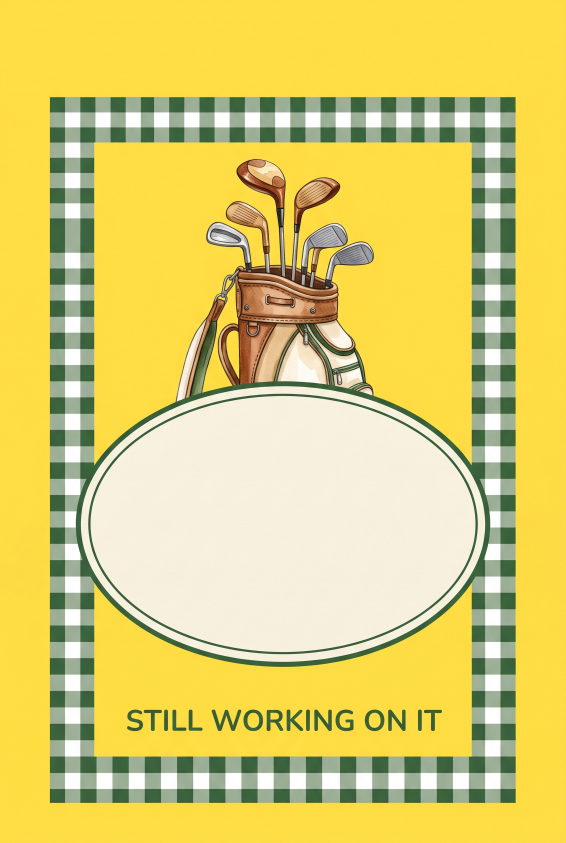
#> input picture garden_flag/source/R01  STILL WORKING ON IT.jpeg, 1696 x 2528 px (shown at 1/3 size)
$ python -i listing_img.py   (imports and definitions only)
#> lines starting #> are read from the running program, lines starting #| are printed output that depends on the picture
# -*- coding: utf-8 -*-
"""出品画像7枚を作る（2000x1500 / 4:3 — Etsyの一覧に合わせた比率）"""
from PIL import Image, ImageDraw, ImageFont, ImageFilter
import numpy as np, os

W,H=2000,1500
CREAM=(249,246,240); INK=(38,42,38); SUB=(104,110,104); ACC=(22,86,52); WARN=(150,40,30)
FONT="fonts/Montserrat.ttf"

def F(size, weight="SemiBold"):
    f=ImageFont.truetype(FONT,size); f.set_variation_by_name(weight); return f

def text(d,xy,s,f,fill=INK,anchor="la",spacing=8):
    d.multiline_text(xy,s,font=f,fill=fill,anchor=anchor,spacing=spacing)

def tw(d,s,f):
    l,t,r,b=d.textbbox((0,0),s,font=f); return r-l,b-t

VIS=(150,750,3750,5550)      # 袖を除いた見える範囲
TRIM=(150,150,3750,5550)     # 裁ち落とし後の全面

# [16 lines left out: function flat_flag, not called in this run]

def rule(d,y,x0=140,x1=W-140,c=(214,210,202)):
    d.line([x0,y,x1,y],fill=c,width=3)

# ---------------------------------------------------------------- 02 名入れ説明
# [83 lines left out: functions img_personalize, img_size, img_double, img_notice, not called in this run]

# ---------------------------------------------------------------- 03 拡大
def img_closeup(src, out, label="SOFT, FADE-RESISTANT FABRIC"):
#> called with out = 'out.png', label = 'SOFT, FADE-RESISTANT FABRIC'
    im=Image.open(src)
#> im is the input picture: PIL image 1696x2528 RGB; mean R, G, B 222.1, 206.1, 110.9
    cw,ch=int(W*0.75),int(H*0.75)
    L=(im.width-cw)//2; T=min(int(im.height*0.25), im.height-ch)
#> after `L = (im.width - cw) // 2`: L = 98
#> after `T = min(int(im.height * 0.25), im.height - ch)`: T = 632
    c=im.crop((L,T,L+cw,T+ch)).resize((W,H),Image.LANCZOS)
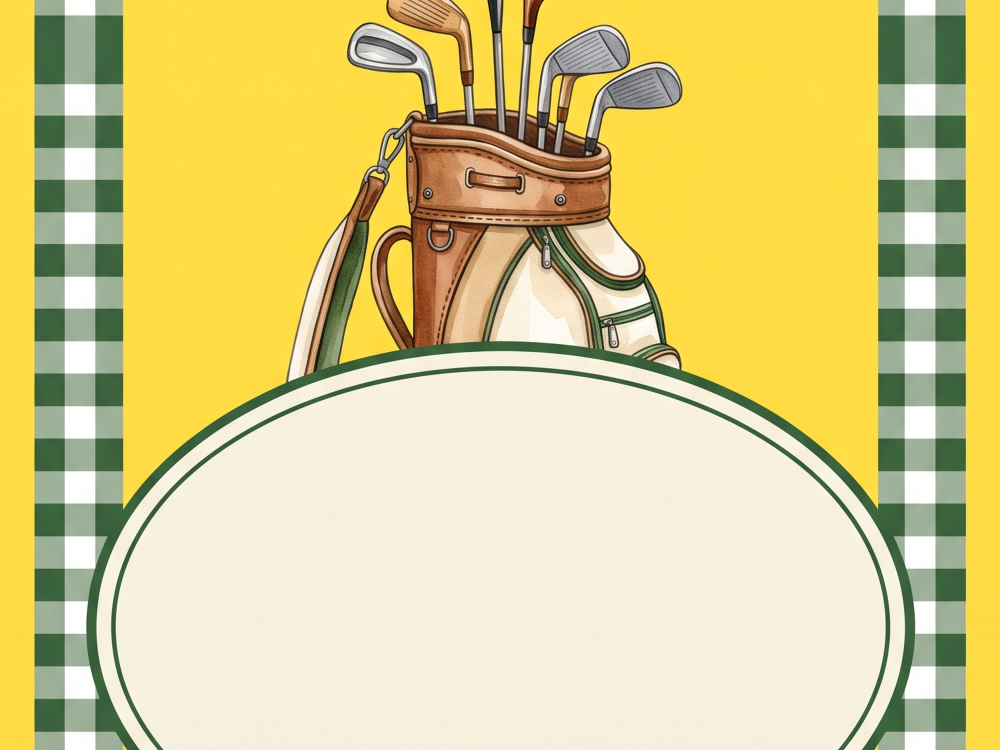
#> c: PIL image 2000x1500 RGB (shown at 1/2 size); mean R, G, B 218.6, 206, 137.7
    d=ImageDraw.Draw(c)
    bar=Image.new("RGBA",(W,132),(18,22,18,205)); c.paste(Image.alpha_composite(
        c.crop((0,H-132,W,H)).convert("RGBA"),bar).convert("RGB"),(0,H-132))
#> after `c.paste(Image.alpha_composite(c.crop((0, H - 132, W, H)).convert('RGBA`:
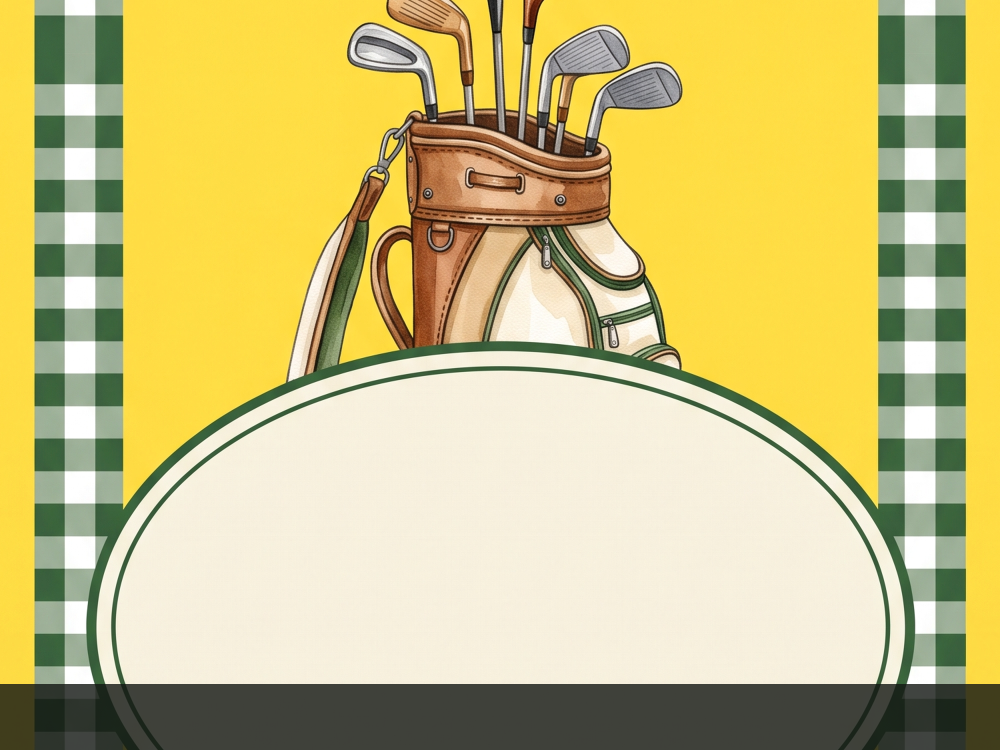
#> c: PIL image 2000x1500 RGB (shown at 1/2 size); mean R, G, B 203.9, 191.8, 125.3
    d=ImageDraw.Draw(c); text(d,(W//2,H-66),label,F(40,"SemiBold"),(255,255,255),"mm")
    c.save(out,quality=92,subsampling=0)

#> (the run stopped early here; a loop or call above may not have finished)
